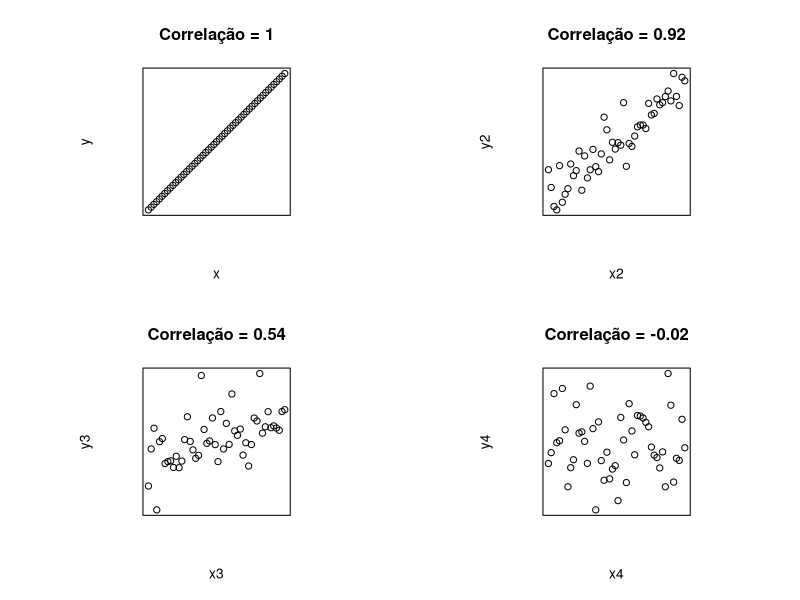
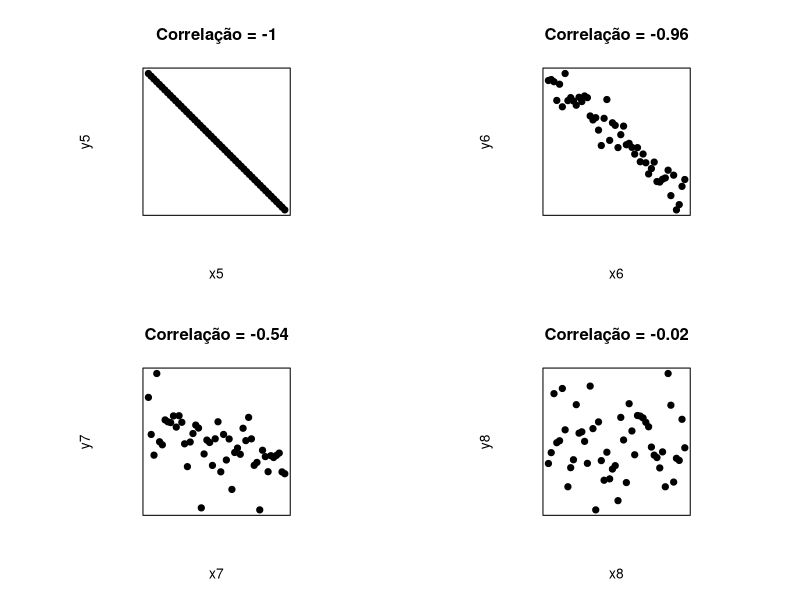

Reproduce these figures in R, in order.
png(file = "corr01.png")
par(mfrow = c(2,2), 
    pty = "s", 
    xaxt = "n",
    yaxt = "n")

# correlação = 1
x = seq(-50,50,2)
y = seq(-50,50,2)
cor1 <- cor(x,y)
plot(x,y, main = paste0("Correlação = ", cor1))

# correlação = .95
x2 = seq(-50,48,2)
y2 = seq(-50,48,2) + rnorm(50,4,10)

cor2 <- cor(x2,y2)
plot(x2,y2, main = paste0("Correlação = ", round(cor2,2)))

# correlação = .54
set.seed(1234)
x3 = seq(-50,48,2)
y3 = seq(-50,48,2) + rnorm(50,25,40)

cor3 <- cor(x3,y3)
plot(x3,y3, main = paste0("Correlação = ", round(cor3,2)))


# correlação = .02
set.seed(123)
x4 = seq(-50,48,2)
y4 = rnorm(50,10,1800)

cor4 <- cor(x4,y4)
plot(x4,y4, main = paste0("Correlação = ", round(cor4,2)))
dev.off()

#------------------------------------------------------------------------------
png(file = "corr02.png")
par(mfrow = c(2,2), 
    pty = "s", 
    xaxt = "n",
    yaxt = "n",
    pch = 19)
# correlação = 1
x5 = seq(-50,50,2)
y5 = seq(50,-50,-2)
cor5 <- cor(x5,y5)
plot(x5,y5, main = paste0("Correlação = ", cor5))


# correlação = .95
x6 = seq(-50,48,2)
y6 = seq(50,-48,-2) - rnorm(50,4,10)

cor6 <- cor(x6,y6)
plot(x6,y6, main = paste0("Correlação = ", round(cor6,2)))

# correlação = .54
set.seed(1234)
x7 = seq(-50,48,2)
y7 = seq(50,-48,-2) - rnorm(50,25,40)

cor7 <- cor(x7,y7)
plot(x7,y7, main = paste0("Correlação = ", round(cor7,2)))

# correlação = .02
set.seed(123)
x8 = seq(-50,48,2)
y8 = rnorm(50,10,1800)

cor8 <- cor(x8,y8)
plot(x8,y8, main = paste0("Correlação = ", round(cor8,2)))

dev.off()

